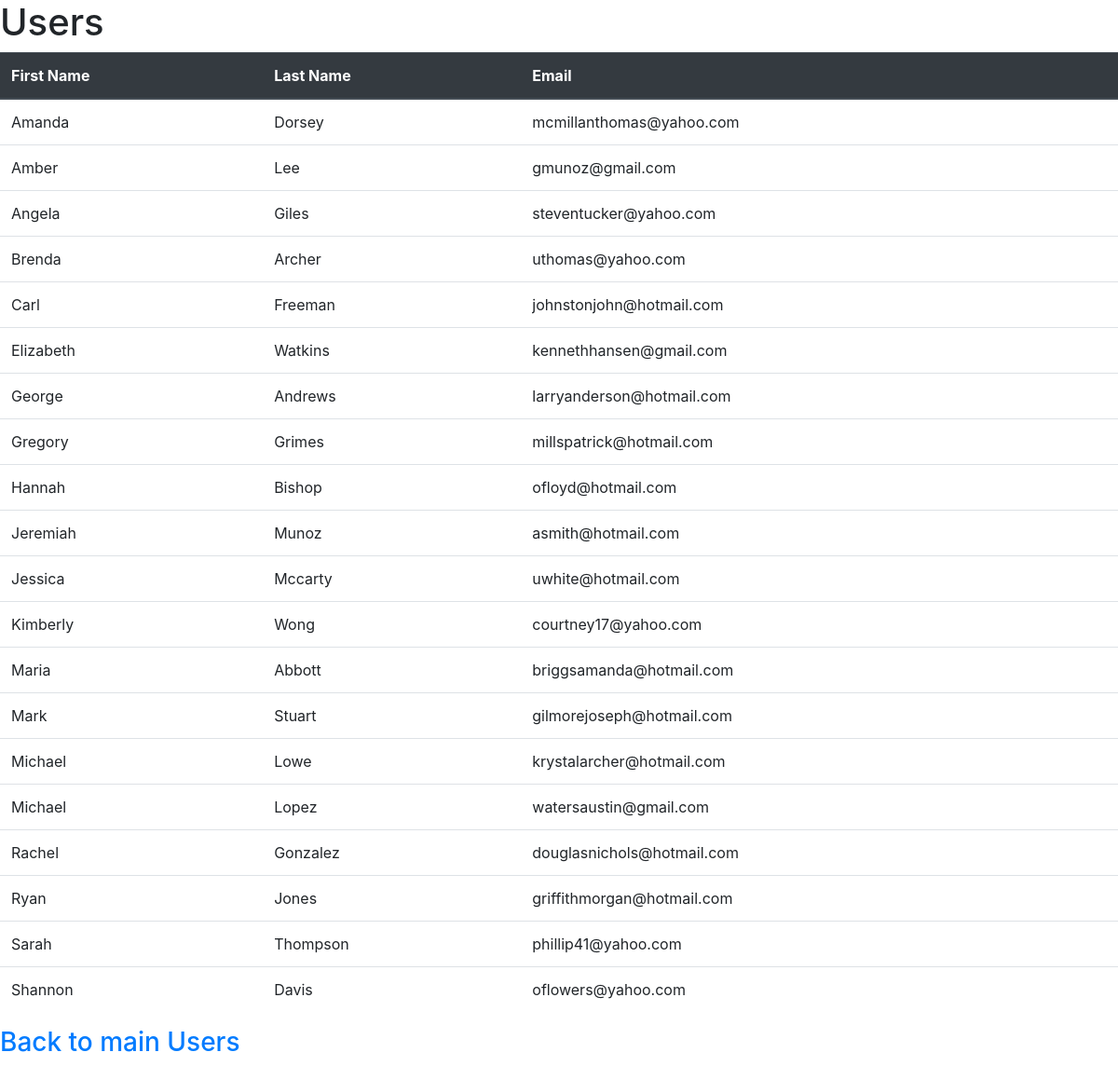
The page /my_users_app/show_users.html on the database as committed earlier.
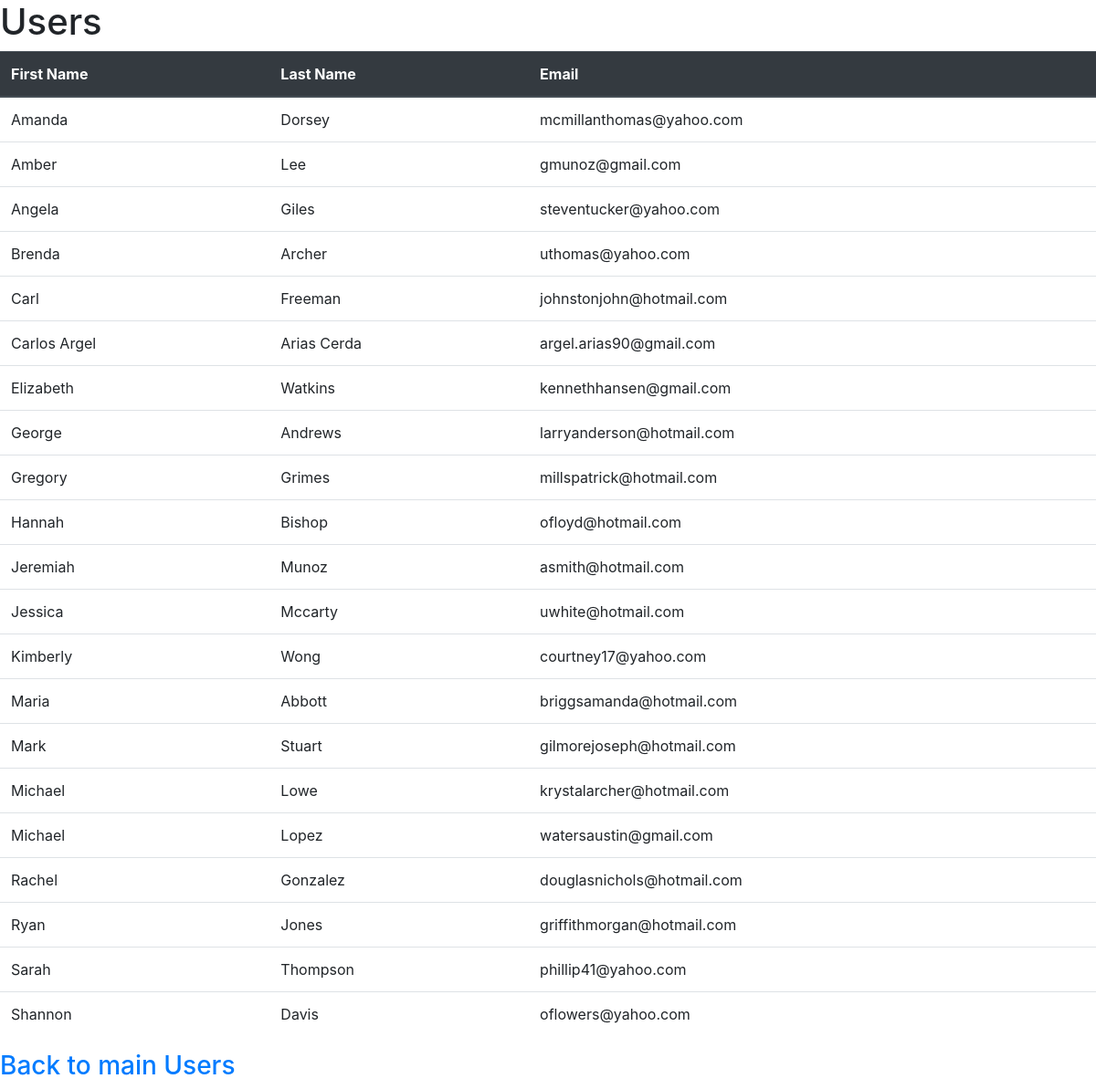
The same page on the database as committed later.
### my_users_app/models.py (models this page shows, shortened)
class User(models.Model):
    first_name = models.CharField(max_length=100)
    last_name = models.CharField(max_length=100)
    user_email = models.EmailField(max_length=264, unique=True)

### my_users_app/views.py (the view)
# urls.py: path('show_users.html',views.show_users,name='show_users'),
def show_users(request):
    users_list = User.objects.order_by('first_name')
    my_dict = {'users': users_list}
    return render(request, 'my_users_app/show_users.html',context=my_dict)

### templates/my_users_app/show_users.html
<!DOCTYPE html>
{% extends "my_users_app/base.html" %}
  {% block body_block %}
    <h1>Users</h1>
    {% if users %}
      <table class="table">
        <thead class="thead-dark">
          <th>First Name</th>
          <th>Last Name</th>
          <th>Email</th>
        </thead>
        {% for user in users %}
          <tr>
            <td> {{ user.first_name }} </td>
            <td> {{ user.last_name }} </td>
            <td> {{ user.user_email }} </td>
          </tr>
        {% endfor %}
      </table>
    {% else %}
    <h3>NO ACCESS RECORDS FOUND!</h3>
    {% endif %}
    <a href="{% url 'my_users_app:index' %}"> <h3>Back to main Users</h3> </a>
  {% endblock %}

### templates/my_users_app/base.html (shortened to what this page needs)
<!DOCTYPE html>
{% load static %}
<html lang="en" dir="ltr">
  <head>
    <link rel="stylesheet" href="{% static "css/bootstrap.4.5.0.min.css" %} ">
  </head>
  <body>
    {% block body_block %}
    {% endblock %}
  </body>
</html>

Rows that differ between the two databases and show on the page:
added User: first_name "Carlos Argel", last_name "Arias Cerda", user_email "argel.arias90@gmail.com"
